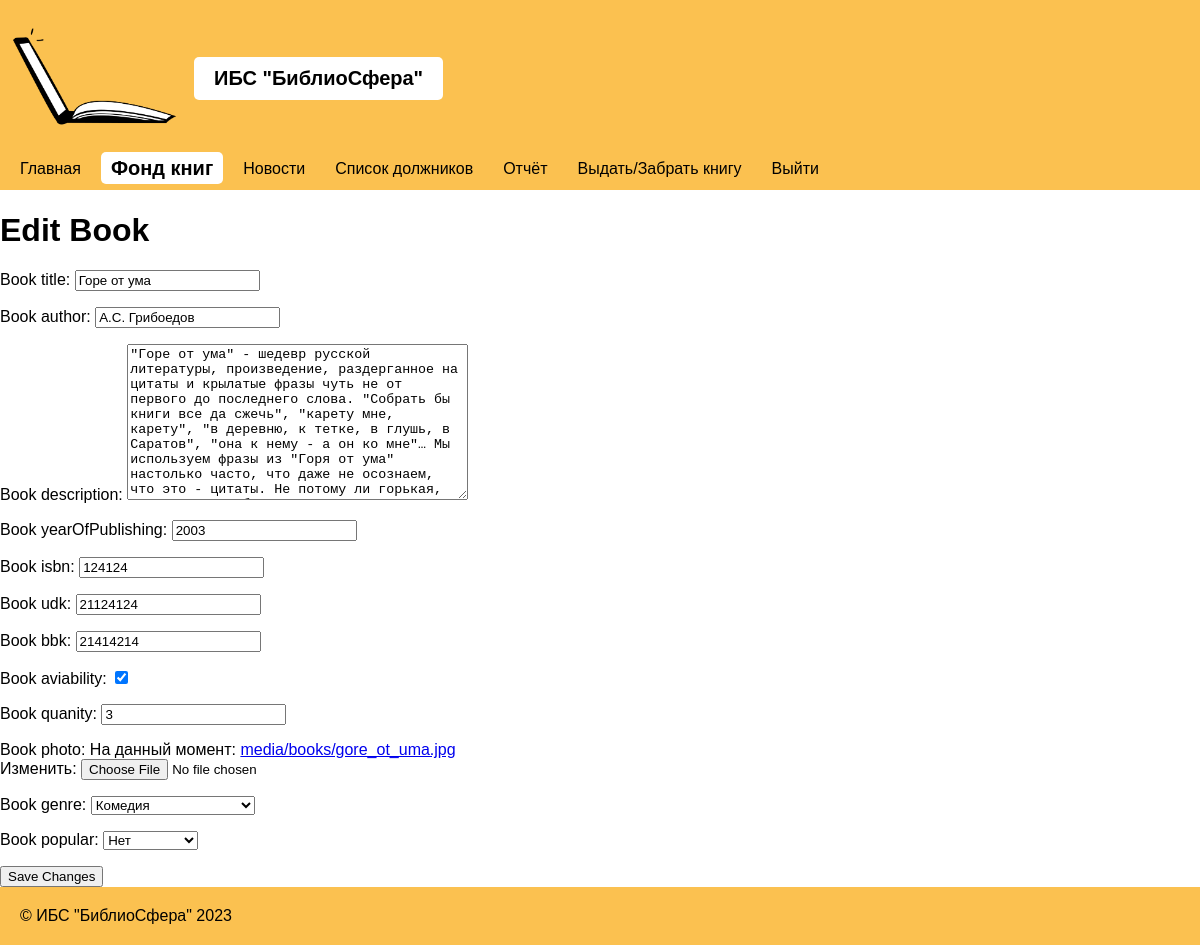
/change_book/2/ (signed in), run on an earlier commit of the app's database.
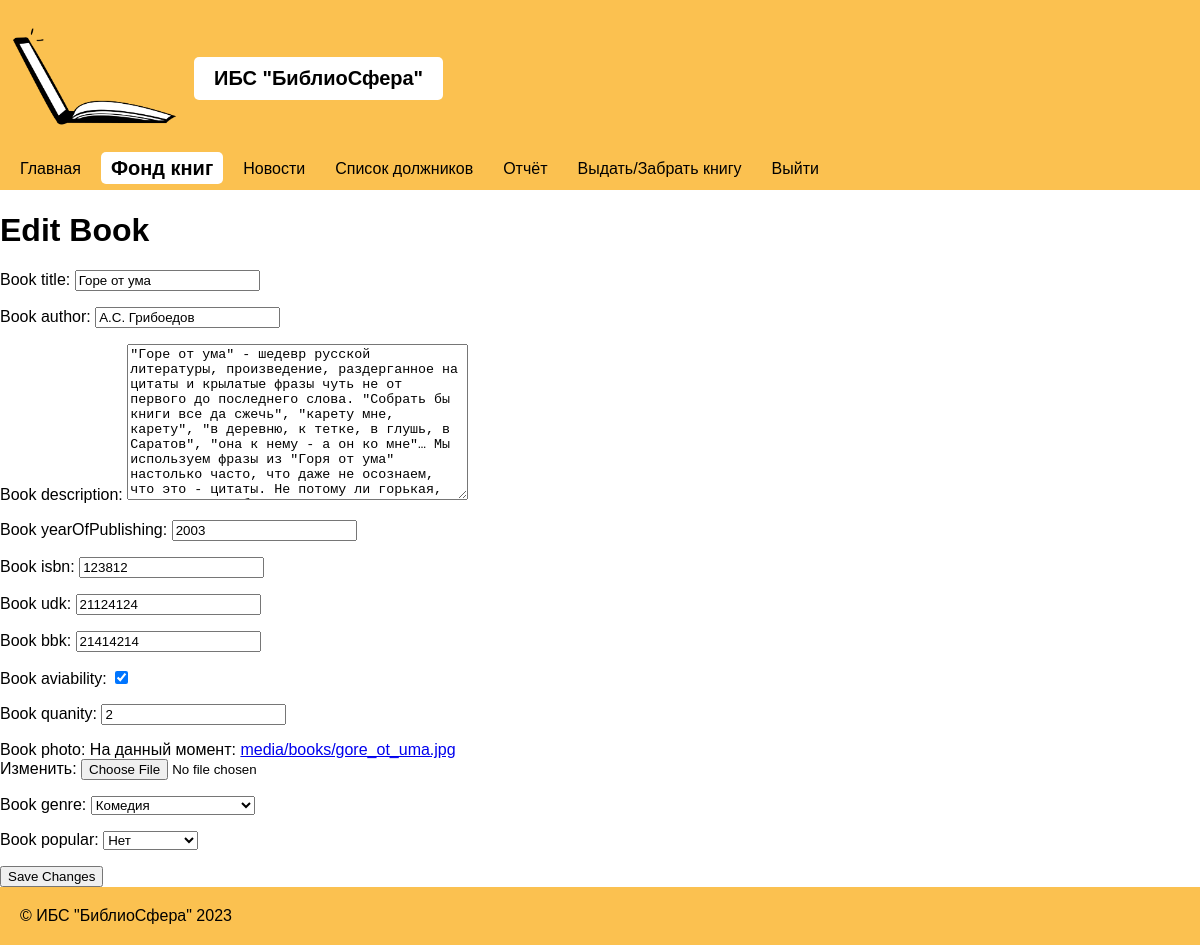
And on a later commit of the database.
### library/models.py (models this page shows, shortened)
class Book(models.Model):
    book_title = models.CharField(max_length=200)
    book_author = models.CharField(max_length=200)
    book_description = models.TextField(max_length=650)
    book_yearOfPublishing = models.IntegerField()
    book_isbn = models.IntegerField()
    book_udk = models.CharField(max_length=200, null=True)
    book_bbk = models.CharField(max_length=200, null=True)
    book_aviability = models.BooleanField(default=True)
    book_quanity = models.IntegerField(null=True)
    book_photo = models.ImageField(upload_to='media/books', default='media/book_default.jpg')
    book_genre = models.ForeignKey('Book_Category', on_delete=models.CASCADE, null=True)
    book_dateOfAdd = models.DateField(auto_now_add=True, null = True)
    book_popular = models.BooleanField(null=True)
    class Meta:
        verbose_name = '�����'
        verbose_name_plural = '�����'
        ordering = ['book_genre', 'book_title']

### library/views.py (the view)
# urls.py: path('change_book/<int:book_id>/', views.change_book, name='change_book'),
@login_required(login_url='manager_login')
def change_book(request, book_id):
    active_item = '���� ����'
    for item in menu:
        if item['title'].lower() == active_item.lower():
            item['active'] = True
        else:
            item['active'] = False
    book = get_object_or_404(Book, id=book_id)
    if request.method == 'POST':
        form = BookForm(request.POST, request.FILES, instance=book)
        if form.is_valid():
            form.save()
            return redirect('fond')
    else:
        form = BookForm(instance=book)
    context = {
        'menu': menu,
        'form': form,
        'book_id': book_id,
        }
    if not request.user.is_stuff:
        return redirect('permission_denied')
    return render(request, 'manager/change_book.html', context=context)

### library/forms.py
class BookForm(forms.ModelForm):
    class Meta:
        model = Book
        fields = '__all__'

### library/models.py (called while the page is built)
    def __str__(self):
        return self.genre

### library/templates/manager/change_book.html (shortened to what this page needs)
{% extends 'manager/base.html' %}
{% block content %}
<h1>Edit Book</h1>
<form method="POST" enctype="multipart/form-data">
    {{ form.as_p }}
    <button type="submit">Save Changes</button>
</form>
{% endblock %}

What changed in the data, as far as the page shows it:
changed Book "Горе от ума": book_isbn "124124" → "123812"; book_quanity "3" → "2"
